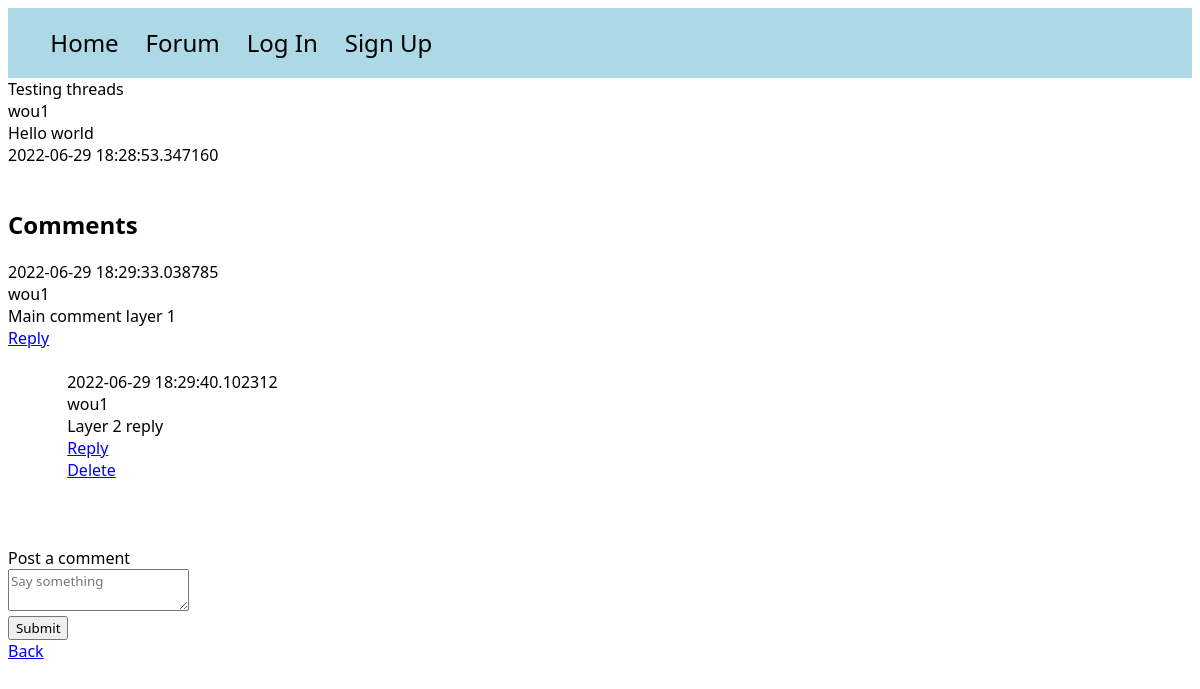
Before: /posts/1 with the older database file.
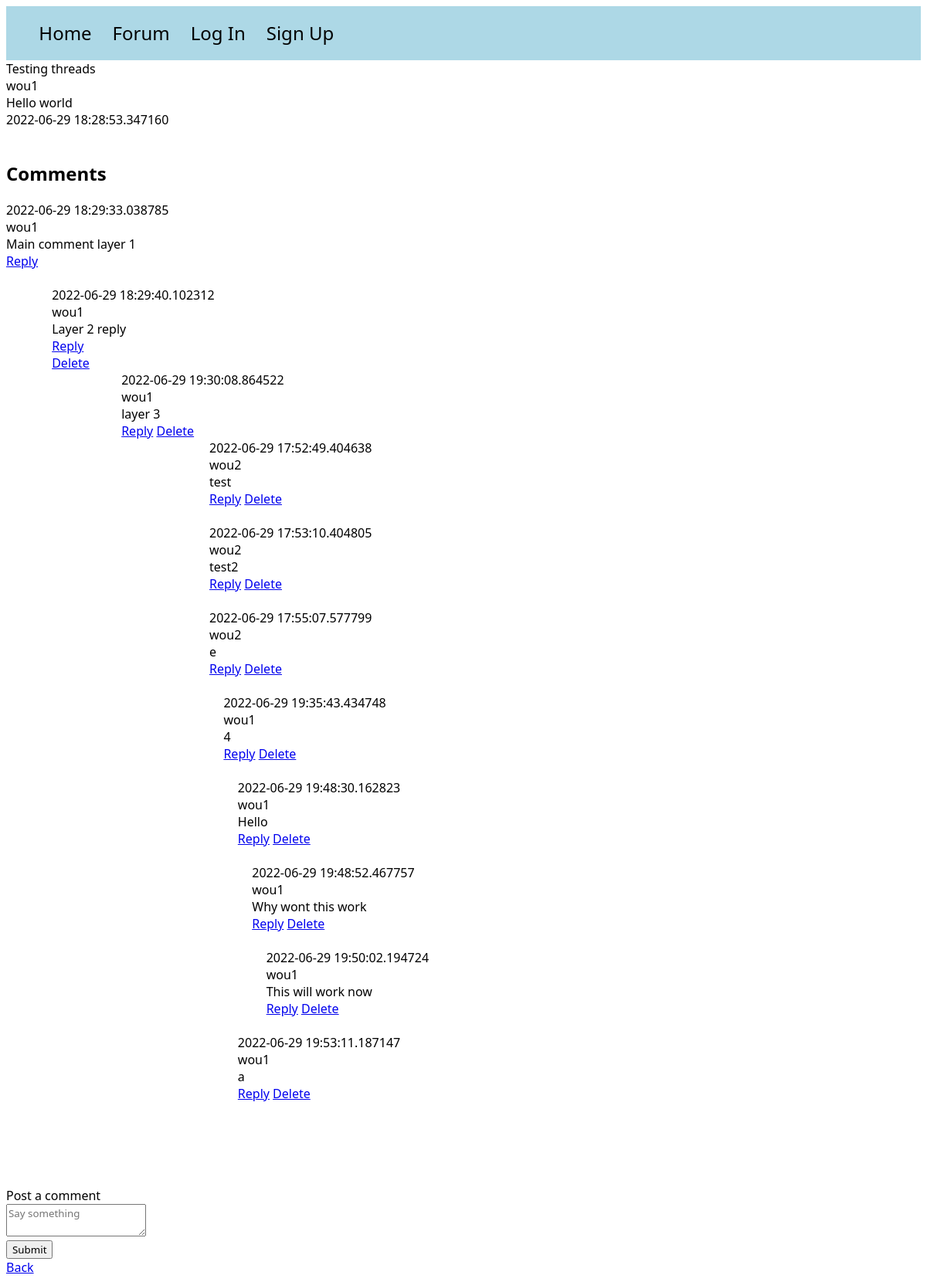
After: the same page with the newer database file.
### models.py (models this page shows)
class Post(db.Model):
    id = db.Column(db.Integer, primary_key=True)
    title = db.Column(db.String(100))
    content = db.Column(db.Text)
    poster_id = db.Column(db.Integer, db.ForeignKey(User.id))
    date_posted = db.Column(db.DateTime, default=datetime.utcnow)
    slug = db.Column(db.String(256))
    comments = db.relationship('Comment', backref='commented_post')

class User(UserMixin, db.Model):
    id = db.Column(db.Integer, primary_key=True)
    email = db.Column(db.String(100), unique=True)
    password = db.Column(db.String(100))
    name = db.Column(db.String(1000))
    last_seen = db.Column(db.String(100))
    posts = db.relationship('Post', backref='poster')

class Comment(db.Model):
    id = db.Column(db.Integer, primary_key=True)
    author_id = db.Column(db.Integer, db.ForeignKey(User.id))
    author_name = db.relationship('User', backref='comment_poster')
    content = db.Column(db.Text)
    timestamp = db.Column(db.DateTime, default=datetime.utcnow)
    post_id = db.Column(db.Integer, db.ForeignKey(Post.id))
    replies = db.relationship('Reply', backref='replied_comment')

class Reply(db.Model):
    id = db.Column(db.Integer, primary_key=True)
    reply_author_id = db.Column(db.Integer, db.ForeignKey(User.id))
    reply_author_name = db.relationship('User', backref='reply_poster')
    content = db.Column(db.Text)
    timestamp = db.Column(db.DateTime, default=datetime.utcnow)
    comment_id = db.Column(db.Integer, db.ForeignKey(Comment.id))
    post_id = db.Column(db.Integer, db.ForeignKey(Post.id))
    replies = db.relationship('ReplyThread', backref='replied_thread')

class ReplyThread(db.Model):
    id = db.Column(db.Integer, primary_key=True)
    author_id = db.Column(db.Integer, db.ForeignKey(User.id))
    author_name = db.relationship('User', backref='reply_thread_poster')
    content = db.Column(db.Text)
    timestamp = db.Column(db.DateTime, default=datetime.utcnow)
    reply_id = db.Column(db.Integer, db.ForeignKey(Reply.id))
    parent_id = db.Column(db.Integer, db.ForeignKey('reply_thread.id'))
    children = db.relationship('ReplyThread', backref='parent', remote_side=[id])
    post_id = db.Column(db.Integer, db.ForeignKey(Post.id))
    depth = db.Column(db.Integer, default=1)

### app.py (the view)
@app.route('/posts/<int:id>')
def post(id):
    post = Post.query.get_or_404(id)
    comments = Comment.query.order_by(Comment.timestamp)
    replies = Reply.query.order_by(Reply.timestamp)
    reply_threads = ReplyThread.query.order_by(ReplyThread.timestamp)
    specific_comments = [comment for comment in comments if comment.post_id == id]
    return render_template("post.html", post=post, comments=specific_comments, replies=replies, reply_threads=reply_threads, reply_thread_continued=reply_threads)

### templates/post.html (shortened to what this page needs)
<!DOCTYPE html>
<html lang="en">
<head>
</head>
<link rel="stylesheet" href="/static/style.css">
<body>
<div id="navbar">
    <ul>
        <a href="{{ url_for('home') }}"><li>Home</li></a>
        <a href="{{ url_for('posts') }}"><li>Forum</li></a>
         {% if not current_user.is_authenticated %}
        <a href="{{ url_for('auth.login') }}"><li>Log In</li></a> <a href="{{ url_for('auth.signup') }}"><li>Sign Up</li></a>
        {% endif %}
    </ul>
</div>
{{ post.title }}<br>
{{ post.poster.name }}<br>
{{ post.content }}<br>
{{ post.date_posted }}<br><br>
<div id="comment-container">
    <h2>Comments</h2>
    {% for comment in comments %}
        {{ comment.timestamp }} <br>
        {{ comment.author_name.name }} <br>
        {{ comment.content }} <br>
        <a href="{{ url_for('reply_comment', id=comment.id) }}">Reply</a>
        <br> <br>
        <div id="comment-reply-container">
        {% for reply in replies %}
            {% if reply.comment_id == comment.id %}
                {{ reply.timestamp }} <br>
                {{ reply.reply_author_name.name }} <br>
                {{ reply.content }} <br>
                <a href="{{ url_for('reply_thread', id=reply.id) }}">Reply</a> <br>
                <a href="{{ url_for('delete_reply', id=reply.id) }}">Delete</a>
                <div id="reply-thread-container">
                    {% for reply_thread in reply_threads %}
                    {% if reply_thread.reply_id == reply.id and not reply_thread.parent_id %}
                        {{ reply_thread.timestamp }} <br>
                        {{ reply_thread.author_name.name }} <br>
                        {{ reply_thread.content }} <br>
                        <a href="{{ url_for('reply_thread_continue', id=reply_thread.id) }}">Reply</a>
                        <a href="{{ url_for('delete_reply_thread', id=reply_thread.id) }}">Delete</a>
                        <div id="highest-depth-reply-container">
                                {% for reply_thread_continue in reply_thread_continued %}
                                    <div id="depth-marker" style="margin-left: {{ reply_thread_continue.depth|int }}%">
                                    {% if reply_thread_continue.parent_id == reply_thread.id or reply_thread_continue.reply_id == reply_thread_continue.children.reply_id %}
                                        {{ reply_thread_continue.timestamp }} <br>
                                        {{ reply_thread_continue.author_name.name }} <br>
                                        {{ reply_thread_continue.content }} <br>
                                        <a href="{{ url_for('reply_thread_continue', id=reply_thread_continue.id) }}">Reply</a>
                                        <a href="{{ url_for('delete_reply_thread', id=reply_thread_continue.id) }}">Delete</a><br><br>
                                    {% endif %}
                                    </div>
                                {% endfor %}
                        </div>
                        <br>
                    {% endif %}
                {% endfor %}
                </div>
                <br>
            {% endif %}
        {% endfor %} <br>
        </div>
    {% endfor %}
</div>
<br>
<div id="add-comment-container">
    <form class="comment-form" action="{{ url_for('post_comment', id=post.id) }}" method="post">
        <label for="comment-content">Post a comment</label>
        <div class="field">
            <textarea id="comment-content" name="comment_body" placeholder="Say something"></textarea>
        </div>
        <input type="submit">
    </form>
</div>
<a href="{{ url_for('posts') }}">Back</a>
</body>
</html>

### static/style.css (style rules this page uses)
* { font-family: Segoe UI; }
#navbar { background-color: lightblue; padding: 0.2%; }
li { font-size: 1.5em; text-decoration: none; color: black; display: inline-block; padding-right: 2%; }
#comment-reply-container { margin-left: 5%; }
#reply-thread-container { margin-left: 8%; }
#highest-depth-reply-container { margin-left: 11%; }

Changed rows visible on the page:
added ReplyThread: timestamp "2022-06-29 19:30:08.864522", author_name.name "wou1", content "layer 3"
now on this page (row unchanged): ReplyThread: timestamp "2022-06-29 17:52:49.404638", author_name.name "wou2", content "test", shown under "2022-06-29 19:30:08.864522"
now on this page (row unchanged): ReplyThread: timestamp "2022-06-29 17:53:10.404805", author_name.name "wou2", content "test2", shown under "2022-06-29 19:30:08.864522"
now on this page (row unchanged): ReplyThread: timestamp "2022-06-29 17:55:07.577799", author_name.name "wou2", content "e", shown under "2022-06-29 19:30:08.864522"
added ReplyThread: timestamp "2022-06-29 19:35:43.434748", author_name.name "wou1", content "4", shown under "2022-06-29 19:30:08.864522"
added ReplyThread: timestamp "2022-06-29 19:48:30.162823", author_name.name "wou1", content "Hello", shown under "2022-06-29 19:30:08.864522"
added ReplyThread: timestamp "2022-06-29 19:48:52.467757", author_name.name "wou1", content "Why wont this work", shown under "2022-06-29 19:30:08.864522"
added ReplyThread: timestamp "2022-06-29 19:50:02.194724", author_name.name "wou1", content "This will work now", shown under "2022-06-29 19:30:08.864522"
added ReplyThread: timestamp "2022-06-29 19:53:11.187147", author_name.name "wou1", content "a", shown under "2022-06-29 19:30:08.864522"
